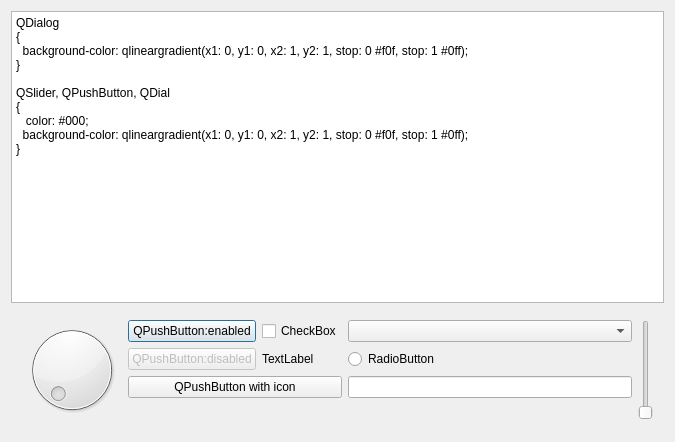
<?xml version="1.0" encoding="UTF-8"?>
<ui version="4.0">
 <class>QtStyleSheetSetterMainDialog</class>
 <widget class="QDialog" name="QtStyleSheetSetterMainDialog">
  <property name="geometry">
   <rect>
    <x>0</x>
    <y>0</y>
    <width>675</width>
    <height>442</height>
   </rect>
  </property>
  <property name="windowTitle">
   <string>StyleSheetSetter</string>
  </property>
  <property name="windowIcon">
   <iconset resource="ToolStyleSheetSetter.qrc">
    <normaloff>:/images/R.png</normaloff>:/images/R.png</iconset>
  </property>
  <layout class="QVBoxLayout" name="verticalLayout">
   <item>
    <widget class="QPlainTextEdit" name="stylesheet">
     <property name="plainText">
      <string>QDialog
{
  background-color: qlineargradient(x1: 0, y1: 0, x2: 1, y2: 1, stop: 0 #f0f, stop: 1 #0ff);
}

QSlider, QPushButton, QDial
{
   color: #000;
  background-color: qlineargradient(x1: 0, y1: 0, x2: 1, y2: 1, stop: 0 #f0f, stop: 1 #0ff);  
}</string>
     </property>
    </widget>
   </item>
   <item>
    <widget class="QWidget" name="widget" native="true">
     <layout class="QGridLayout" name="gridLayout">
      <item row="0" column="0" rowspan="4">
       <widget class="QDial" name="dial"/>
      </item>
      <item row="0" column="3">
       <widget class="QComboBox" name="comboBox"/>
      </item>
      <item row="0" column="2">
       <widget class="QCheckBox" name="checkBox">
        <property name="text">
         <string>CheckBox</string>
        </property>
       </widget>
      </item>
      <item row="0" column="4" rowspan="4">
       <widget class="QSlider" name="verticalSlider">
        <property name="orientation">
         <enum>Qt::Vertical</enum>
        </property>
       </widget>
      </item>
      <item row="0" column="1">
       <widget class="QPushButton" name="pushButton">
        <property name="text">
         <string>QPushButton:enabled</string>
        </property>
       </widget>
      </item>
      <item row="1" column="1">
       <widget class="QPushButton" name="pushButton_2">
        <property name="enabled">
         <bool>false</bool>
        </property>
        <property name="text">
         <string>QPushButton:disabled</string>
        </property>
       </widget>
      </item>
      <item row="1" column="2">
       <widget class="QLabel" name="label">
        <property name="text">
         <string>TextLabel</string>
        </property>
       </widget>
      </item>
      <item row="1" column="3">
       <widget class="QRadioButton" name="radioButton">
        <property name="text">
         <string>RadioButton</string>
        </property>
       </widget>
      </item>
      <item row="2" column="3">
       <widget class="QLineEdit" name="lineEdit"/>
      </item>
      <item row="2" column="1" colspan="2">
       <widget class="QPushButton" name="button_with_icon">
        <property name="sizePolicy">
         <sizepolicy hsizetype="Minimum" vsizetype="Minimum">
          <horstretch>0</horstretch>
          <verstretch>0</verstretch>
         </sizepolicy>
        </property>
        <property name="text">
         <string>QPushButton with icon</string>
        </property>
        <property name="icon">
         <iconset>
          <normaloff>:/images/PicRed14x14.png</normaloff>:/images/PicRed14x14.png</iconset>
        </property>
        <property name="checkable">
         <bool>false</bool>
        </property>
        <property name="flat">
         <bool>false</bool>
        </property>
       </widget>
      </item>
     </layout>
    </widget>
   </item>
  </layout>
 </widget>
 <layoutdefault spacing="6" margin="11"/>
 <resources>
  <include location="ToolStyleSheetSetter.qrc"/>
 </resources>
 <connections/>
</ui>
